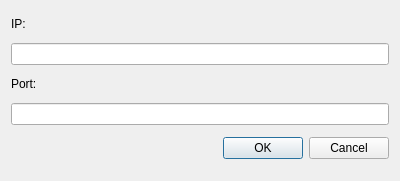
<?xml version="1.0" encoding="UTF-8"?>
<ui version="4.0">
 <class>SettingsDialog</class>
 <widget class="QDialog" name="SettingsDialog">
  <property name="geometry">
   <rect>
    <x>0</x>
    <y>0</y>
    <width>400</width>
    <height>181</height>
   </rect>
  </property>
  <property name="sizePolicy">
   <sizepolicy hsizetype="Fixed" vsizetype="Fixed">
    <horstretch>0</horstretch>
    <verstretch>0</verstretch>
   </sizepolicy>
  </property>
  <property name="maximumSize">
   <size>
    <width>400</width>
    <height>181</height>
   </size>
  </property>
  <property name="windowTitle">
   <string>Configure server</string>
  </property>
  <layout class="QVBoxLayout" name="verticalLayout">
   <item>
    <widget class="QLabel" name="label">
     <property name="sizePolicy">
      <sizepolicy hsizetype="Preferred" vsizetype="Fixed">
       <horstretch>0</horstretch>
       <verstretch>0</verstretch>
      </sizepolicy>
     </property>
     <property name="text">
      <string>IP:</string>
     </property>
    </widget>
   </item>
   <item>
    <widget class="QLineEdit" name="editIP"/>
   </item>
   <item>
    <widget class="QLabel" name="label_2">
     <property name="sizePolicy">
      <sizepolicy hsizetype="Preferred" vsizetype="Fixed">
       <horstretch>0</horstretch>
       <verstretch>0</verstretch>
      </sizepolicy>
     </property>
     <property name="text">
      <string>Port:</string>
     </property>
    </widget>
   </item>
   <item>
    <widget class="QLineEdit" name="editPort"/>
   </item>
   <item>
    <widget class="QDialogButtonBox" name="buttonBox">
     <property name="orientation">
      <enum>Qt::Horizontal</enum>
     </property>
     <property name="standardButtons">
      <set>QDialogButtonBox::Cancel|QDialogButtonBox::Ok</set>
     </property>
    </widget>
   </item>
  </layout>
 </widget>
 <resources/>
 <connections>
  <connection>
   <sender>buttonBox</sender>
   <signal>accepted()</signal>
   <receiver>SettingsDialog</receiver>
   <slot>accept()</slot>
   <hints>
    <hint type="sourcelabel">
     <x>248</x>
     <y>254</y>
    </hint>
    <hint type="destinationlabel">
     <x>157</x>
     <y>274</y>
    </hint>
   </hints>
  </connection>
  <connection>
   <sender>buttonBox</sender>
   <signal>rejected()</signal>
   <receiver>SettingsDialog</receiver>
   <slot>reject()</slot>
   <hints>
    <hint type="sourcelabel">
     <x>316</x>
     <y>260</y>
    </hint>
    <hint type="destinationlabel">
     <x>286</x>
     <y>274</y>
    </hint>
   </hints>
  </connection>
 </connections>
</ui>
